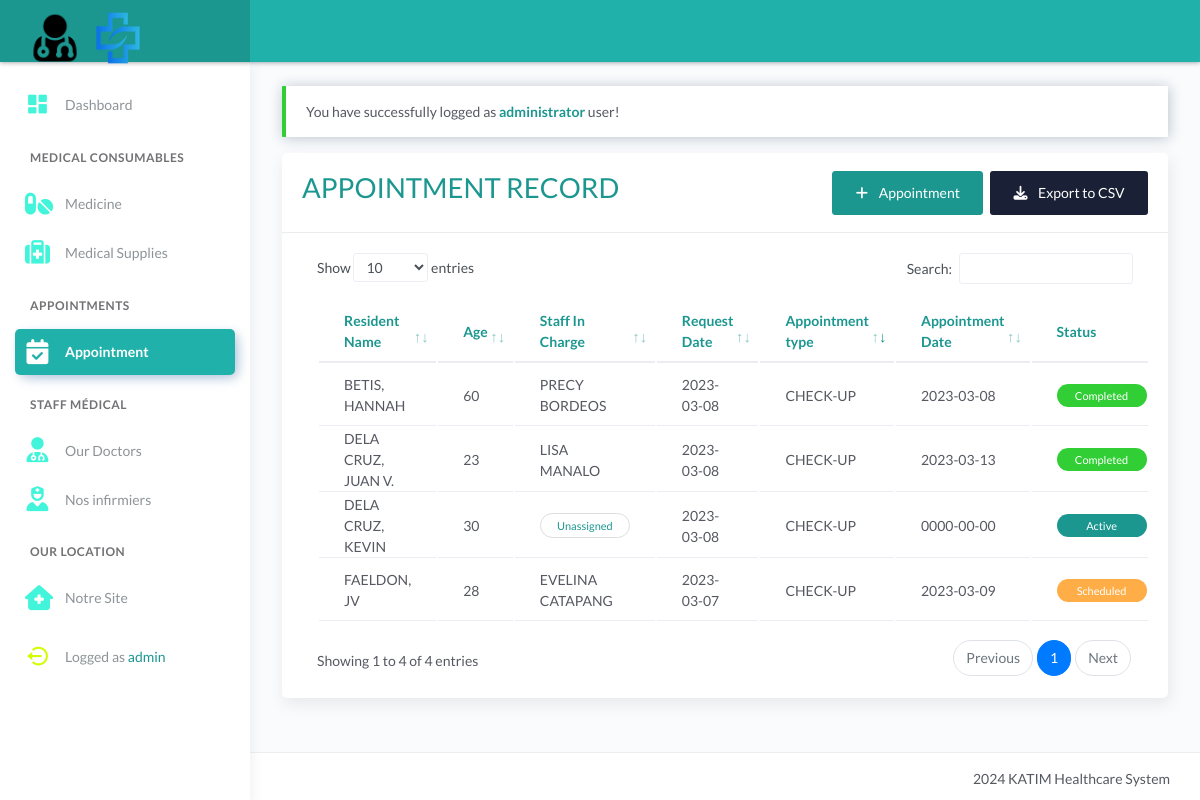
Page /appointment.php (signed in) on the committed database.
### tables this page shows
CREATE TABLE `tbl_appointment` (
  `id` int(11) NOT NULL AUTO_INCREMENT,
  `resident_name` varchar(50) DEFAULT NULL,
  `age` int(5) DEFAULT NULL,
  `staff_in_charge` varchar(25) DEFAULT NULL,
  `request_date` date DEFAULT NULL,
  `concern` varchar(500) DEFAULT NULL,
  `appointment_type` varchar(25) DEFAULT NULL,
  `status` varchar(25) DEFAULT NULL,
  `appointment_date` date DEFAULT NULL,
  `remarks` varchar(500) DEFAULT NULL,
  `mobile_no` int(11) DEFAULT NULL,
  PRIMARY KEY (`id`)
);

### appointment.php (the view, shortened to what this page needs)
<?php include 'server/server.php' ?>
<?php
	$query = "SELECT * FROM tbl_appointment ORDER BY id DESC";
    $result = $conn->query($query);
    $appointment = array();
	while($row = $result->fetch_assoc()){
		$appointment[] = $row;
	}
?>
<!DOCTYPE html>
<html lang="en">
<head>
	<?php include 'templates/header.php' ?>
</head>
<body>
	<div class="wrapper">
		<?php include 'templates/main-header.php' ?>
		<?php include 'templates/sidebar.php' ?>
		<div class="main-panel">
			<div class="content">
				<div class="page-inner">
					<div class="row">
						<div class="col-md-12">
							<?php if(isset($_SESSION['message'])): ?>
								<div class="alert alert-<?= $_SESSION['success']; ?> <?= $_SESSION['success']=='danger' ? 'bg-danger text-light' : null ?>" role="alert">
									<?php echo $_SESSION['message']; ?>
								</div>
							<?php endif ?>
							<div class="card">
								<div class="card-header">
									<div class="card-head-row">
										<div class="card-title text-primary">
											<h1>APPOINTMENT RECORD</h1>
										</div>
										<div class="card-tools">
											<a href="appointment_add_form.php" class="btn btn-primary mr-1">
												<i class="fa fa-plus mr-2"></i>
												Appointment
											</a>
											<?php if(isset($_SESSION['username']) && $_SESSION['role']!='resident'): ?>
												<button onclick="Export()" class="btn btn-default btn-default">
													<i class="fa fa-download mr-2"></i>
													Export to CSV
												</button>
											<?php endif?>
										</div>
									</div>
								</div>
								<div class="card-body">
									<div class="table-responsive">
										<table id="appointment" class="display table">
											<thead>
												<tr class="text-primary">
													<th scope="col">Resident Name</th>
													<th scope="col">Age</th>
													<th scope="col">Staff In Charge</th>
													<th scope="col">Request Date</th>
													<th scope="col">Appointment type</th>
													<th scope="col">Appointment Date</th>
													<th scope="col">Status</th>
												</tr>
											</thead>
											<tbody>
												<?php if(!empty($appointment)): ?>
													<?php foreach($appointment as $row): ?>
														<tr>
															<td><?= ucwords($row['resident_name']) ?></td>
															<td><?= ucwords($row['age']) ?></td>
															<td>
																<?php if($row['staff_in_charge']=='unassigned'): ?>
																	<span class="badge text-primary" style="width:90px;">Unassigned</span>
																<?php else:?>
																	<?= ucwords($row['staff_in_charge']) ?>
																<?php endif ?>
															</td>
															<td><?= ucwords($row['request_date']) ?></td>
															<td><?= ucwords($row['appointment_type']) ?></td>
															<td>
																<?php if(!$row['appointment_date']): ?>
																	<span class="badge text-primary">No appointment yet</span>
																<?php else:?>
																	<?= ucwords($row['appointment_date']) ?>
																<?php endif ?>
															<td class="text-center">
																<?php if($row['status']=='scheduled'): ?>
																	<span class="badge badge-warning" style="width:90px;">Scheduled</span>
																<?php elseif($row['status']=='active'): ?>
																	<span class="badge badge-primary" style="width:90px;">Active</span>
																<?php else: ?>
																	<span class="badge badge-success" style="width:90px;">Completed</span>
																<?php endif ?>
															</td>
														</tr>
													<?php endforeach ?>
												<?php endif ?>
											</tbody>
										</table>
									</div>
								</div>
							</div>
						</div>
					</div>
				</div>
			</div>
			<?php include 'templates/main-footer.php' ?>
		</div>
	</div>
</body>
</html>

### appointment.php (style rules this page uses)
.text-primary, .text-primary a { color: #1c9790 !important; }
.btn-primary, .btn-primary:hover, .btn-primary:focus, .btn-primary:disabled { background: #1c9790 !important; border-color: #1c9790 !important; }

### rows in the picture
tbl_appointment: resident_name "BETIS, HANNAH", age "60", staff_in_charge "PRECY BORDEOS", request_date "2023-03-08", appointment_type "CHECK-UP", appointment_date "2023-03-08", status "Completed"
tbl_appointment: resident_name "DELA CRUZ, JUAN V.", age "23", staff_in_charge "LISA MANALO", request_date "2023-03-08", appointment_type "CHECK-UP", appointment_date "2023-03-13", status "Completed"
tbl_appointment: resident_name "DELA CRUZ, KEVIN", age "30", staff_in_charge "Unassigned", request_date "2023-03-08", appointment_type "CHECK-UP", appointment_date "0000-00-00", status "Active"
tbl_appointment: resident_name "FAELDON, JV", age "28", staff_in_charge "EVELINA CATAPANG", request_date "2023-03-07", appointment_type "CHECK-UP", appointment_date "2023-03-09", status "Scheduled"

### other values in the picture
$_SESSION['username'] "admin"
$_SESSION['message'] "You have successfully logged as administrator user!"
